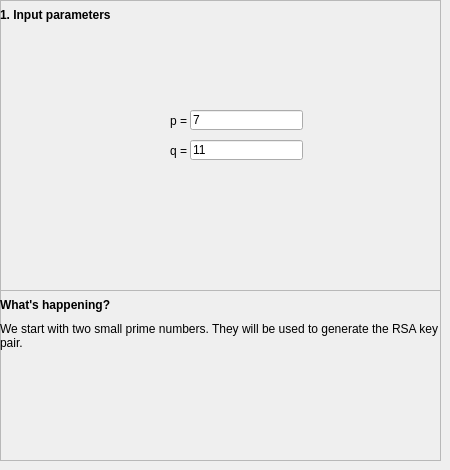
        <widget class="QWidget" name="pg_ersapg1">
         <widget class="QFrame" name="fr_ersamn1">
          <property name="geometry">
           <rect>
            <x>0</x>
            <y>0</y>
            <width>441</width>
            <height>291</height>
           </rect>
          </property>
          <property name="frameShape">
           <enum>QFrame::StyledPanel</enum>
          </property>
          <property name="frameShadow">
           <enum>QFrame::Raised</enum>
          </property>
          <widget class="QLabel" name="lbl_ersamn1_q">
           <property name="geometry">
            <rect>
             <x>170</x>
             <y>140</y>
             <width>21</width>
             <height>21</height>
            </rect>
           </property>
           <property name="text">
            <string>q = </string>
           </property>
          </widget>
          <widget class="QLabel" name="lbl_ersamn1_p">
           <property name="geometry">
            <rect>
             <x>170</x>
             <y>110</y>
             <width>21</width>
             <height>21</height>
            </rect>
           </property>
           <property name="text">
            <string>p = </string>
           </property>
          </widget>
          <widget class="QLineEdit" name="lne_ersamn1_q">
           <property name="geometry">
            <rect>
             <x>190</x>
             <y>140</y>
             <width>113</width>
             <height>20</height>
            </rect>
           </property>
           <property name="text">
            <string>11</string>
           </property>
          </widget>
          <widget class="QLineEdit" name="lne_ersamn1_p">
           <property name="geometry">
            <rect>
             <x>190</x>
             <y>110</y>
             <width>113</width>
             <height>20</height>
            </rect>
           </property>
           <property name="text">
            <string>7</string>
           </property>
          </widget>
          <widget class="QLabel" name="lbl_ersamn1_ip">
           <property name="geometry">
            <rect>
             <x>0</x>
             <y>0</y>
             <width>261</width>
             <height>31</height>
            </rect>
           </property>
           <property name="text">
            <string>&lt;html&gt;&lt;head/&gt;&lt;body&gt;&lt;p&gt;&lt;span style=&quot; font-size:9pt; font-weight:600;&quot;&gt;1. Input parameters&lt;/span&gt;&lt;/p&gt;&lt;/body&gt;&lt;/html&gt;</string>
           </property>
           <property name="alignment">
            <set>Qt::AlignLeading|Qt::AlignLeft|Qt::AlignVCenter</set>
           </property>
          </widget>
         </widget>
         <widget class="QFrame" name="fr_ersawh1">
          <property name="geometry">
           <rect>
            <x>0</x>
            <y>290</y>
            <width>441</width>
            <height>171</height>
           </rect>
          </property>
          <property name="frameShape">
           <enum>QFrame::StyledPanel</enum>
          </property>
          <property name="frameShadow">
           <enum>QFrame::Raised</enum>
          </property>
          <widget class="QLabel" name="lbl_ersawh1_ex">
           <property name="geometry">
            <rect>
             <x>0</x>
             <y>30</y>
             <width>441</width>
             <height>31</height>
            </rect>
           </property>
           <property name="text">
            <string>We start with two small prime numbers. They will be used to generate the RSA key pair.</string>
           </property>
           <property name="wordWrap">
            <bool>true</bool>
           </property>
          </widget>
          <widget class="QLabel" name="lbl_ersawh1_wh">
           <property name="geometry">
            <rect>
             <x>0</x>
             <y>0</y>
             <width>201</width>
             <height>31</height>
            </rect>
           </property>
           <property name="text">
            <string>&lt;html&gt;&lt;head/&gt;&lt;body&gt;&lt;p&gt;&lt;span style=&quot; font-size:9pt; font-weight:600;&quot;&gt;What's happening?&lt;/span&gt;&lt;/p&gt;&lt;/body&gt;&lt;/html&gt;</string>
           </property>
           <property name="alignment">
            <set>Qt::AlignLeading|Qt::AlignLeft|Qt::AlignVCenter</set>
           </property>
          </widget>
         </widget>
        </widget>
